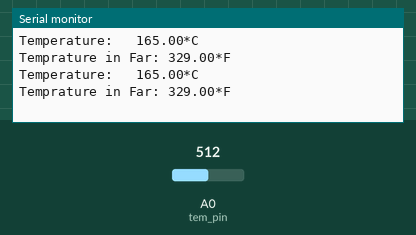
Recording of a sketch running on a simulated Arduino Uno, built with avr-gcc and run on an emulated ATmega328P. On the bench: the last lines printed to the serial monitor. The inputs (shaded band) are chosen by the test bench; at power-on: A0 (tem_pin) = 512.

Above: at 1.8 s.
1.9 s: A0 (tem_pin) set to 716
At 2.36 s:
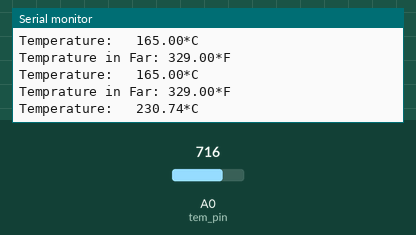
3.4 s: A0 (tem_pin) set to 900
At 4.1 s:
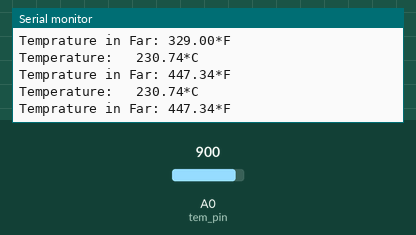
Timing chart, 0 to 6.4 s (numbered marks = the images above; inputs shaded):
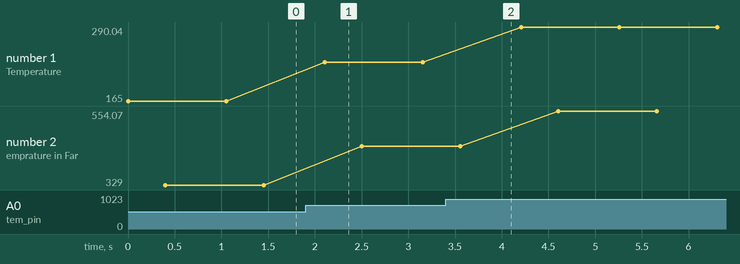

The sketch:

LM35_with_NodeMcu.ino
```cpp
#define tem_pin A0
void setup() {
  // put your setup code here, to run once:
Serial.begin(9600);
}

void loop() {
  // put your main code here, to run repeatedly:
int val=analogRead(tem_pin);
 float x=(val/1024.00)*3300;
float cell= x/10;
Serial.print("Temperature:   ");
Serial.print(cell);
Serial.print("*C");
Serial.println();
delay(400);
float tem=(cell*9/5)+32;
Serial.print("Temprature in Far: ");
Serial.print(tem);
Serial.print("*F");
Serial.println();
delay(650);
}
```

Measured:
- after the input at 1.9 s, the serial monitor: prints a new line after 0.20 s (image 1)
- plotted number 1: 165 → 230.74 after the input at 1.9 s, 230.74 → 290.04 after the input at 3.4 s
- plotted number 2: 329 → 447.34 after the input at 1.9 s, 447.34 → 554.07 after the input at 3.4 s
